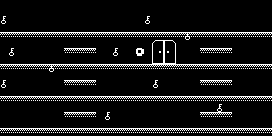

Tiled map render using the project's own tile images. Description and the map definition, with tile-layer contents summarised, below:
An orthogonal 34x17 tile map with 8x8 px tiles, 2 tile layers (Tile Layer 1, background) and 4 objects (0, 3, 2, 7).

<map version="1.0" orientation="orthogonal" renderorder="right-down" width="34" height="17" tilewidth="8" tileheight="8" nextobjectid="19">
 <properties>
  <property name="color1" value="23" />
  <property name="color2" value="25" />
  <property name="emit" value="0" />
  <property name="emmitercolor" value="83" />
  <property name="enemycolor" value="59" />
  <property name="hudcolor" value="23" />
  <property name="moving" value="1" />
  <property name="music" value="10" />
  <property name="name" value="run you fools" />
  <property name="tilecolor" value="55" />
 </properties>
 <tileset firstgid="1" name="pacman" tilewidth="8" tileheight="8">
  <image source="tileset.png" width="160" height="200" />
 </tileset>
 <layer name="Tile Layer 1" width="34" height="17">
  <properties>
   <property name="texture" value="tileset" />
  </properties>
  <data>[578 cells, 111 non-empty, 12 distinct tile ids]</data>
 </layer>
 <objectgroup name="pacman">
  <properties>
   <property name="_type" value="1" />
   <property name="frames" value="2" />
   <property name="sizex" value="128" />
   <property name="sizey" value="128" />
   <property name="speedx" value="100" />
   <property name="speedy" value="100" />
   <property name="texture" value="biggo_128x128" />
  </properties>
  <object id="10" name="pacman" type="0" x="88" y="56">
   <properties>
    <property name="adelay" value="50" />
   </properties>
   <polyline points="-56,8 -56,8" />
  </object>
 </objectgroup>
 <objectgroup name="emiter">
  <properties>
   <property name="_type" value="2" />
   <property name="delay" value="6000" />
   <property name="explode" value="1" />
   <property name="offset" value="6000" />
   <property name="sizex" value="16" />
   <property name="sizey" value="16" />
   <property name="speed" value="70" />
   <property name="texture" value="enemies_16x16" />
  </properties>
  <object id="16" type="3" x="272" y="48">
   <properties>
    <property name="explode" value="1" />
    <property name="offset" value="5000" />
   </properties>
   <polyline points="0,0 -208,0" />
  </object>
  <object id="17" type="2" x="272" y="16">
   <properties>
    <property name="explode" value="1" />
    <property name="offset" value="3000" />
   </properties>
   <polyline points="0,0 -232,0" />
  </object>
  <object id="18" type="7" x="272" y="80">
   <properties>
    <property name="explode" value="1" />
    <property name="offset" value="1000" />
   </properties>
   <polyline points="0,0 -200,0" />
  </object>
 </objectgroup>
 <layer name="background" width="34" height="17">
  <properties>
   <property name="texture" value="tileset" />
  </properties>
  <data>[578 cells, 111 non-empty, 10 distinct tile ids]</data>
 </layer>
</map>
